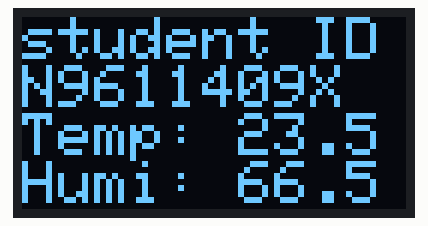
Recording of a sketch running on a simulated ESP32. Shown: 128×64 one-colour display.

Above: at 0.1 s.

The sketch:

ESP32_SSD1306_example.ino
```cpp
#include <Adafruit_SSD1306.h>


#define CREEN_WIDTH 128 		//設定OLED螢幕的長度像素
#define CREEN_HEIGHT 64  		//設定OLED螢幕的寬度像素
#define OLED_RESET -1 			 //Reset pin如果OLED上沒有RESET腳位,將它設置為-1

Adafruit_SSD1306 display(CREEN_WIDTH, CREEN_HEIGHT, &Wire, OLED_RESET);   	//OLED顯示器使用2C連線並宣告名為display物件
bool OLEDStatus = true;


void UpdataOled(){

  display.clearDisplay();      				//清除緩衝區資料

  display.setTextSize(2);      				//設定文字尺寸為1,1:6x8,2:12x16,3:18x24...etc
  display.setCursor(0, 0);     			  //設定起始點位置(0,0)
  display.setTextColor(WHITE);   	    //黑字白底
  display.println("student ID") ;   	//將"學號"存入SSD1306 RAM


  display.setCursor(0,16);     			  //設定起始點位置(0,16)
  display.setTextSize(2);     				//設定文字尺寸為2
  display.setTextColor(WHITE); 			  //設定文字顏色為白色(亮點)
  display.println("N9611409X");    		//將"N9611409X"存入RAM

  display.setCursor(0,32);     			  //設定起始點位置(0,32)
  display.setTextSize(2);      				//設定文字尺寸為2
  display.println("Temp: 23.5");    	//將"Temp: 23.5"存入RAM
  display.display();           				//顯示所設定文字

  display.setTextSize(2);      				//設定文字尺寸為2
  display.println("Humi: 66.5");    	//將"Humi: 66.5"存入RAM
  display.display();           				//顯示所設定文字

}

void setup() {

  Serial.begin(115200);
                                                            //初始化SSD1306 OLED
  if(!display.begin(SSD1306_SWITCHCAPVCC,0x3c)) {     	    //設定位址為 0x3c
    Serial.println(F("SSD1306 allocation falled"));		  	  //F(字串):將字串儲存在fash並非在RAM
    OLEDStatus = false;  								                    //開啟OLED失敗
  }

  UpdataOled();


}

void loop() {
  // put your main code here, to run repeatedly:

}
```
